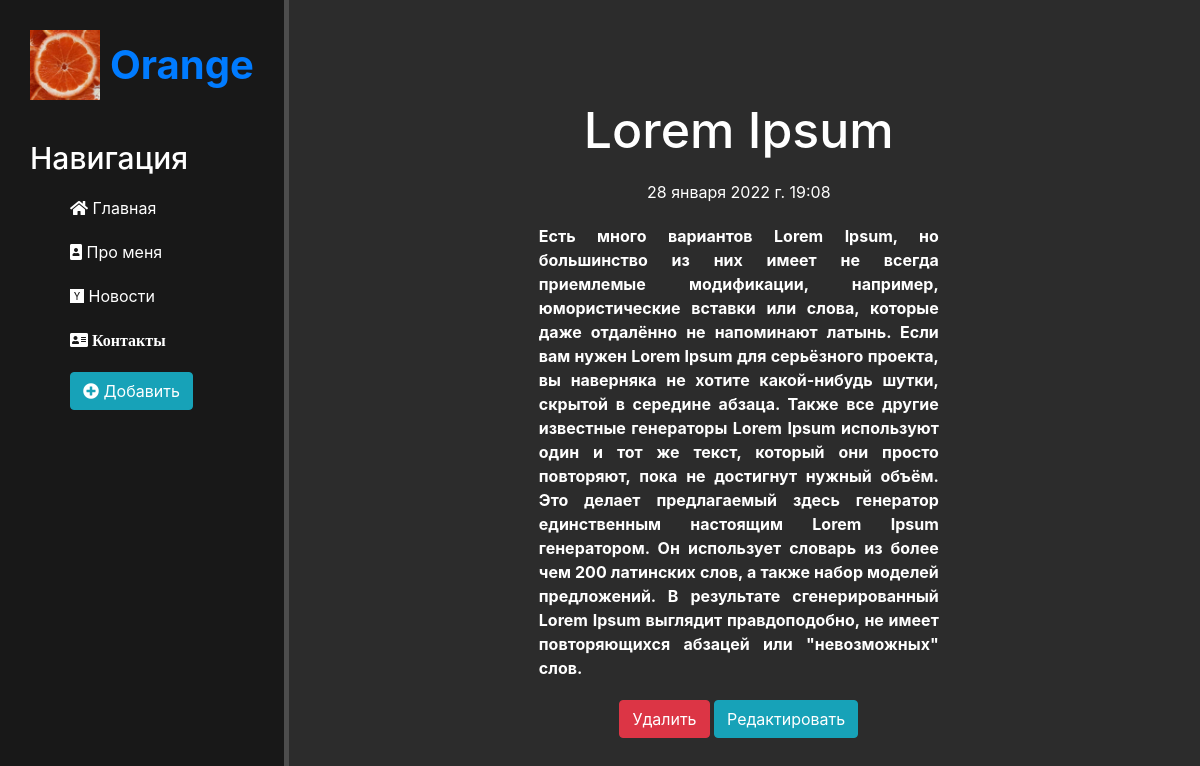
Screenshot of /news/8 with the database file from the repository.
### news/models.py (models this page shows, shortened)
class Articles(models.Model):
    title = models.CharField('Название', max_length=50)
    anons = models.CharField('Анонс', max_length=150)
    full_text = models.TextField('Статья')
    date = models.DateTimeField('Дата публикации', null=True)
    class Meta:
        verbose_name = 'Новость'
        verbose_name_plural = 'Новости'
        ordering = ['-date', 'title']

### news/views.py (the view)
# urls.py: path('<int:pk>', views.NewsDetailView.as_view(), name='news-detail'),
class NewsDetailView(DetailView):
    model = Articles
    template_name = 'news/detail_view.html'
    context_object_name = 'article'  # название ключа для передачи внутрь шаблона

### news/templates/news/detail_view.html (shortened to what this page needs)
{% extends 'main/layout.html' %}
{% block content %}
<div class="features">
    <h1>{{ article.title }}</h1>
    <p>{{ article.date }}</p>
    <p class="context">{{ article.full_text }}</p>
    <a href="{% url 'news-delete' article.id %}" class="btn btn-danger">Удалить</a>
    <a href="{% url 'news-update' article.id %}" class="btn btn-info">Редактировать</a>
</div>
{% endblock %}

### main/static/main/css/main.css (style rules this page uses)
body { background: #2c2c2c; }
main .features { float: left; color: #fff; margin-top: 100px; text-align: center; width: 75%; }
main .features h1 { font-size: 50px; }
main .features p { max-width: 400px; margin: 20px auto }
.context { font-size: 16px; text-align: justify; font-weight: bold; }

### rows the page displays
Articles: title "Lorem Ipsum", date "28 января 2022 г. 19:08", full_text "Есть много вариантов Lorem Ipsum, но большинство из них имеет не всегда приемлемые модификации, например, юмористические вставки или слова, которые даже отдалённо не напоминают латынь. Если вам нужен Lorem Ipsum для серьёзного проекта, вы наверняка не хотите какой-нибудь шутки, скрытой в середине абзаца. Также все другие известные генераторы Lorem Ipsum используют один и тот же текст, который они просто повторяют, пока не достигнут нужный объём. Это делает предлагаемый здесь генератор единственным настоящим Lorem Ipsum генератором. Он использует словарь из более чем 200 латинских слов, а также набор моделей предложений. В результате сгенерированный Lorem Ipsum выглядит правдоподобно, не…"
